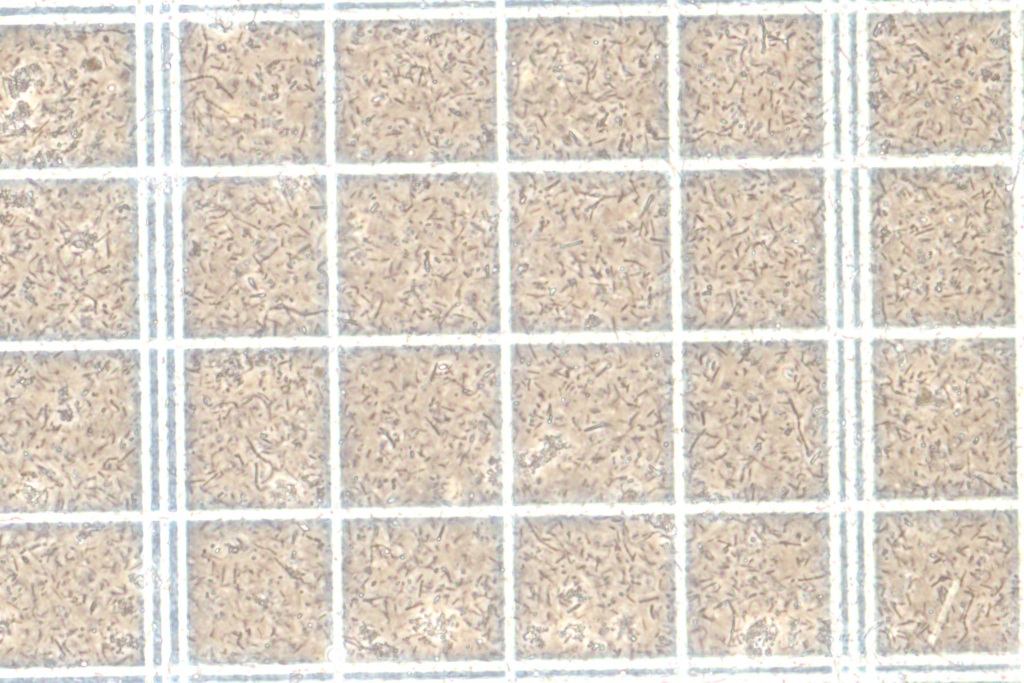
#> input picture images/sample/1D24AD13-6C1A-452F-A12A-D573795D54EA.jpg, 3072 x 2048 px, given in place of SIFT_TEST.bmp, which was not available (shown at 1/3 size)
$ python SIFT_test.py
#> lines starting #> are read from the running program, lines starting #| are printed output that depends on the picture; after the words box and inside, x2 and y2 are one past the last pixel; in counts of white or black regions, pixels touching at a corner belong together; pictures that were not available may be replaced by others from this repository, and a replacement may not be noted
import cv2
import numpy as np
import matplotlib.pyplot as plt
from microscope_image_preprocessing import load_image, test_threshold

#Source is the template trying that the algorithm will match the target to
source = cv2.imread("SIFT_TEST.bmp")
#> source is the input picture: shape (2048, 3072, 3); mean B, G, R 197.4, 209.4, 218.4
target = cv2.imread("images/1.2_A1.bmp")
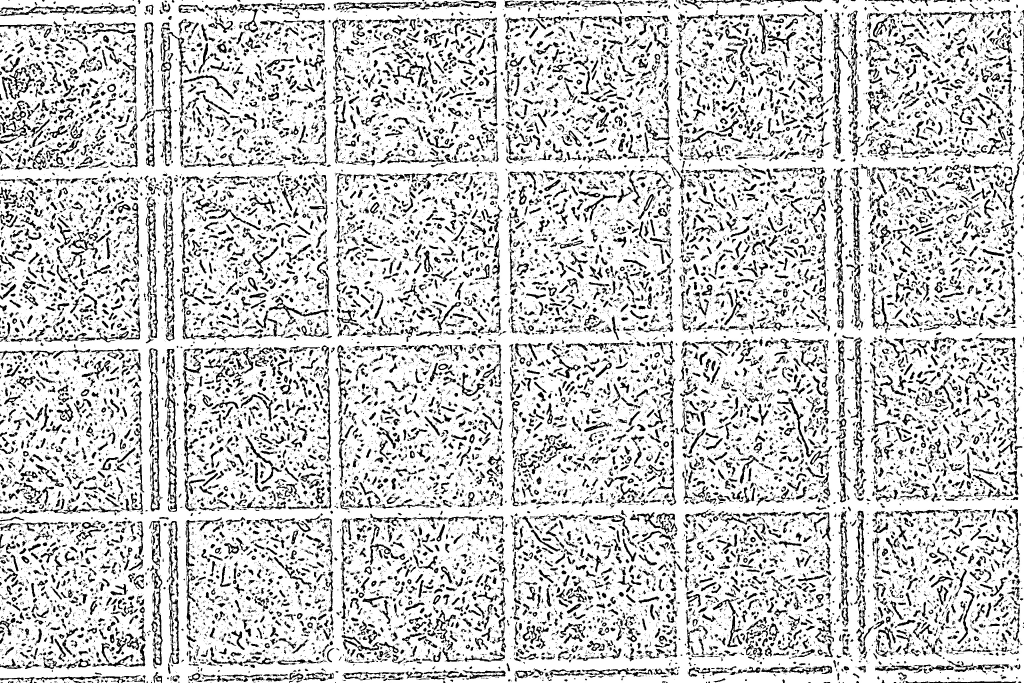
#> input picture images/sample/9089F5F0-80B2-4245-BD0E-DDD66F4EBEA5.jpg, 3072 x 2048 px, given in place of 1.2_A1.bmp, which was not available (shown at 1/3 size)
#> target is the input picture: shape (2048, 3072, 3); min 0, max 255, mean 202.4

#Preprocessing constants, feel free to change
LOWER_MASK = np.asarray([0,0,0])
UPPER_MASK = np.asarray([179,255,252])
BLUR_KERNEL_SIZE = 17
THRESHOLD_MIN = 100
THRESHOLD_MAX = 255
THRESHOLD_TYPE = cv2.THRESH_OTSU
MORPHOLOGY_SHAPE = cv2.MORPH_CROSS
MORPHOLOGY_KERNEL_SIZE = 3
MORPHOLOGY_METHOD = cv2.MORPH_CLOSE
#MORPHOLOGY_METHOD = cv2.MORPH_ERODE
MORPHOLOGY_ITERATIONS = 2

#Quick and dirty preprocessing script, adjusting might give better results
hsv = cv2.cvtColor(target, cv2.COLOR_BGR2HSV)
#> hsv: shape (2048, 3072, 3); mean H, S, V 0, 0, 202.4
mask = cv2.inRange(hsv, LOWER_MASK, UPPER_MASK)
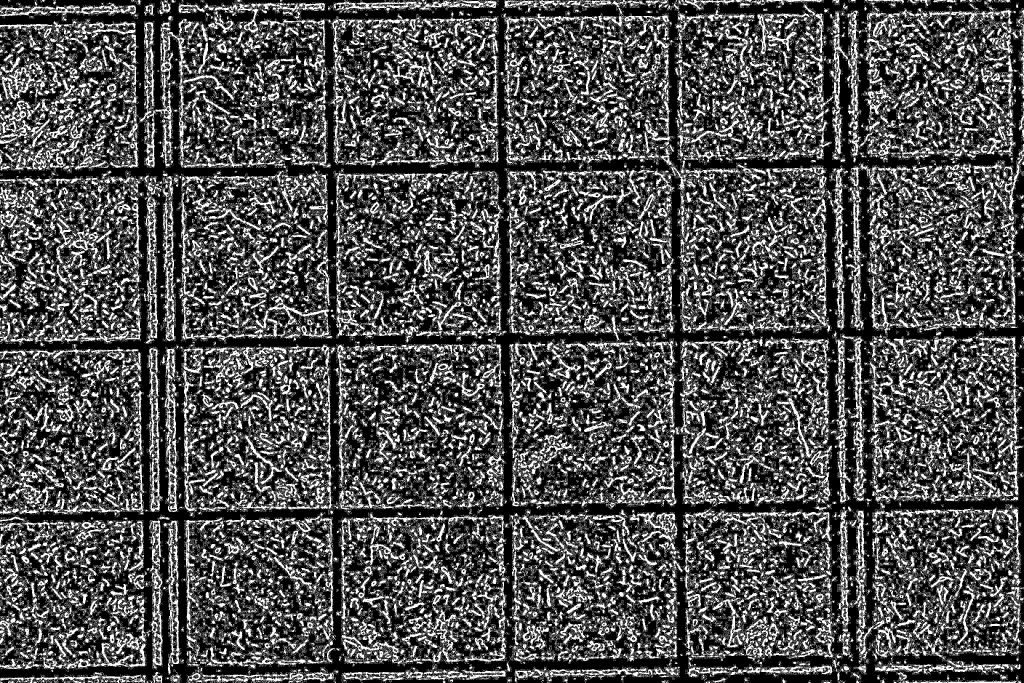
#> mask: shape (2048, 3072) (shown at 1/3 size); 31.3% white; 153705 white regions (146261 under 20 px), largest, box (x1, y1, x2, y2) and area: (480, 56, 855, 504) 11197, (2488, 32, 2578, 463) 9172, (610, 1040, 823, 1168) 6596
mask = cv2.bitwise_not(mask)
gray = cv2.cvtColor(target, cv2.COLOR_BGR2GRAY)
target = cv2.bitwise_and(gray,gray,mask=mask)
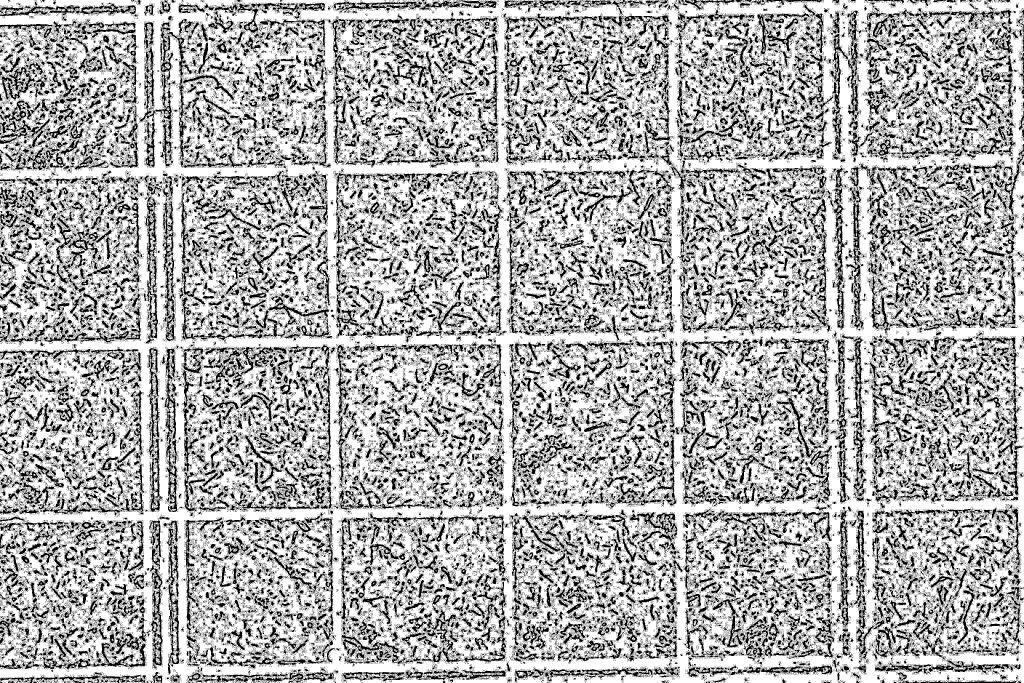
#> target: shape (2048, 3072) (shown at 1/3 size); min 0, max 255, mean 175.1
# global_thresh_img = test_threshold(target, 1, LOWER_MASK,UPPER_MASK,BLUR_KERNEL_SIZE,THRESHOLD_MIN,THRESHOLD_MAX,THRESHOLD_TYPE)[0]
# kernel = cv2.getStructuringElement(MORPHOLOGY_SHAPE, (MORPHOLOGY_KERNEL_SIZE,MORPHOLOGY_KERNEL_SIZE))
# target = cv2.morphologyEx(global_thresh_img,MORPHOLOGY_METHOD,kernel,iterations=MORPHOLOGY_ITERATIONS)

#https://docs.opencv.org/4.x/d1/d89/tutorial_py_orb.html
def ORB_kp(source, target):
    orb = cv2.ORB_create()
    srckp, srcdsc = orb.detectAndCompute(source, None)
    tgtkp, tgtdsc = orb.detectAndCompute(target, None)
    return srckp, srcdsc, tgtkp, tgtdsc
#https://docs.opencv.org/4.x/da/df5/tutorial_py_sift_intro.html
def SIFT_kp(source, target):
    sift = cv2.SIFT_create()
    srckp, srcdsc = sift.detectAndCompute(source, None)
    tgtkp, tgtdsc = sift.detectAndCompute(target, None)
    return srckp, srcdsc, tgtkp, tgtdsc

#https://docs.opencv.org/4.x/dc/dc3/tutorial_py_matcher.html
def brute_force_match(source, source_kp, source_dsc, target, target_kp, target_dsc, bin_str_method):
    if bin_str_method:
        # create BFMatcher object
        bf = cv2.BFMatcher(cv2.NORM_HAMMING, crossCheck=True)

        # Match descriptors.
        matches = bf.match(source_dsc,target_dsc)

        # Sort them in the order of their distance.
        matches = sorted(matches, key = lambda x:x.distance)

        # Draw first 10 matches.
        img3 = cv2.drawMatches(source,source_kp,target,target_kp,matches[:30],None,
                            flags=cv2.DrawMatchesFlags_NOT_DRAW_SINGLE_POINTS)

        plt.imshow(img3),plt.show()
        cv2.imwrite("ORB_match.png", img3)
    else:
        # BFMatcher with default params
        bf = cv2.BFMatcher()
        matches = bf.knnMatch(source_dsc,target_dsc,k=2)

        # Apply ratio test
        good = []
        for m,n in matches:
            if m.distance < 0.75*n.distance:
                good.append([m])

        # cv.drawMatchesKnn expects list of lists as matches.
        img3 = cv2.drawMatchesKnn(source,source_kp,target,target_kp,good,None,
                                  flags=cv2.DrawMatchesFlags_NOT_DRAW_SINGLE_POINTS)

        plt.imshow(img3),plt.show()
        cv2.imwrite("SIFT_match.png", img3)

#https://docs.opencv.org/3.4/d5/d6f/tutorial_feature_flann_matcher.html
def FLANN_match(orb, source, source_kp, source_dsc, target, target_kp, target_dsc, bin_str_method):
    if orb:
        FLANN_INDEX_LSH = 6
        index_params= dict(algorithm = FLANN_INDEX_LSH,
                   table_number = 6, # 12
                   key_size = 12,     # 20
                   multi_probe_level = 1) #2
    else:
        FLANN_INDEX_KDTREE = 1
        index_params = dict(algorithm = FLANN_INDEX_KDTREE, trees = 5)

    search_params = dict(checks=100)
    flann = cv2.FlannBasedMatcher(index_params,search_params)

    matches = flann.knnMatch(source_dsc,target_dsc,k=2)

    # Need to draw only good matches, so create a mask
    matchesMask = [[0,0] for i in range(len(matches))]

    # ratio test as per Lowe's paper
    for i,(m,n) in enumerate(matches):
        if m.distance < 0.7*n.distance:
            matchesMask[i]=[1,0]

    draw_params = dict(matchColor = (0,255,0),
                    singlePointColor = (255,0,0),
                    matchesMask = matchesMask,
                    flags = cv2.DrawMatchesFlags_DEFAULT)

    img3 = cv2.drawMatchesKnn(source,source_kp,target,target_kp,matches,None,**draw_params)

    plt.imshow(img3,),plt.show()
    cv2.imwrite("SIFT_FLANN_match.png", img3)


#The run scripts. Unhighlight if you want to run something specific
#Will save img, so don't have to mess with the plot version of the image

srckp, srcdsc, tgtkp, tgtdsc = ORB_kp(source, target)
#> in ORB_kp, `srckp, srcdsc = orb.detectAndCompute(source, None)`: srckp = 500 keypoints; strongest (x, y, size): (2356, 124, 44.6), (2357, 124, 53.6), (314, 913, 77.1), (315, 111, 111.1)
#> in ORB_kp, `tgtkp, tgtdsc = orb.detectAndCompute(target, None)`: tgtkp = 500 keypoints; strongest (x, y, size): (1222, 1919, 31), (2267, 1430, 31), (2671, 511, 31), (2205, 513, 31)
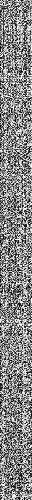
#> srcdsc: shape (500, 32); min 0, max 255, mean 133.9
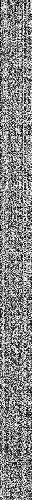
#> tgtdsc: shape (500, 32); min 0, max 255, mean 133.8
brute_force_match(source, srckp, srcdsc, target, tgtkp, tgtdsc,True)
#> in brute_force_match, `matches = bf.match(source_dsc,target_dsc)`: matches = 168 matches
#> in brute_force_match, `img3 = cv2.drawMatches(source,source_kp,target,target_kp,matches[:30],..`:
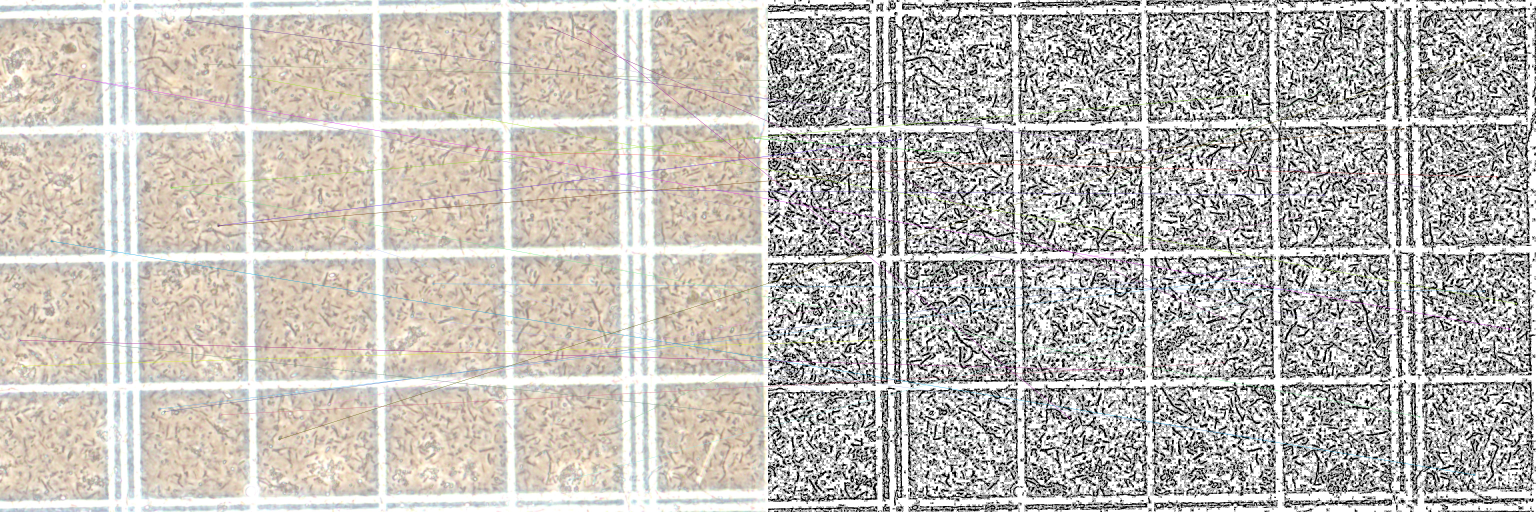
#> img3: shape (2048, 6144, 3) (shown at 1/4 size); mean B, G, R 185.8, 191.6, 196.1

srckp, srcdsc, tgtkp, tgtdsc = SIFT_kp(source, target)
#> in SIFT_kp, `srckp, srcdsc = sift.detectAndCompute(source, None)`: srckp = 12857 keypoints; strongest (x, y, size): (318, 117, 11.9), (2638, 76, 5.8), (314, 917, 8.2), (2356, 124, 5.1)
#> in SIFT_kp, `tgtkp, tgtdsc = sift.detectAndCompute(target, None)`: tgtkp = 94172 keypoints; strongest (x, y, size): (2703, 1355, 1.9), (1228, 1745, 2.7), (193, 1200, 2.6), (1831, 235, 2)
FLANN_match(False,source, srckp, srcdsc, target, tgtkp, tgtdsc,False)
#> in FLANN_match, `matches = flann.knnMatch(source_dsc,target_dsc,k=2)`: matches = 12857 matches
#> in FLANN_match, `matchesMask = [[0,0] for i in range(len(matches))]`: matchesMask = 12857 pairs, first value 0 to 0, second value 0 to 0
#> after the loop in FLANN_match, `for i,(m,n) in enumerate(matches):`: matchesMask = 12857 pairs, first value 0 to 1, second value 0 to 0
#> in FLANN_match, `draw_params = dict(matchColor = (0,255,0), singlePointColor = (255,0,0..`: draw_params = 4 items
#> in FLANN_match, `img3 = cv2.drawMatchesKnn(source,source_kp,target,target_kp,matches,No..`:
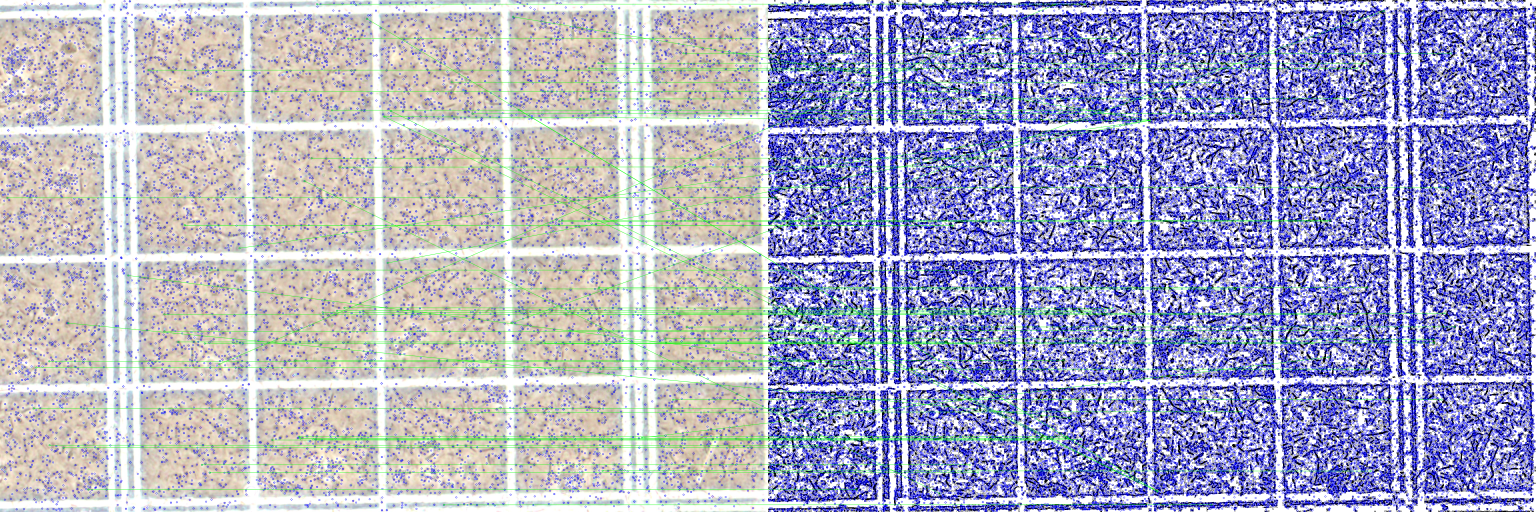
#> img3: shape (2048, 6144, 3) (shown at 1/4 size); mean B, G, R 196.6, 171.7, 170.1

# srckp, srcdsc, tgtkp, tgtdsc = ORB_kp(source, target)
# FLANN_match(True,source, srckp, srcdsc, target, tgtkp, tgtdsc,False)
